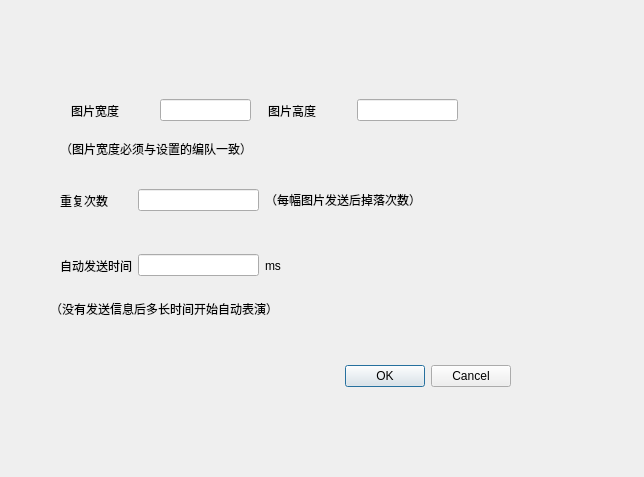
<?xml version="1.0" encoding="UTF-8"?>
<ui version="4.0">
 <class>DrawProDialog</class>
 <widget class="QDialog" name="DrawProDialog">
  <property name="geometry">
   <rect>
    <x>0</x>
    <y>0</y>
    <width>644</width>
    <height>477</height>
   </rect>
  </property>
  <property name="windowTitle">
   <string>初始化设置</string>
  </property>
  <widget class="QDialogButtonBox" name="buttonBox">
   <property name="geometry">
    <rect>
     <x>170</x>
     <y>360</y>
     <width>341</width>
     <height>32</height>
    </rect>
   </property>
   <property name="orientation">
    <enum>Qt::Horizontal</enum>
   </property>
   <property name="standardButtons">
    <set>QDialogButtonBox::Cancel|QDialogButtonBox::Ok</set>
   </property>
  </widget>
  <widget class="QLabel" name="label_5">
   <property name="geometry">
    <rect>
     <x>60</x>
     <y>140</y>
     <width>421</width>
     <height>18</height>
    </rect>
   </property>
   <property name="text">
    <string>（图片宽度必须与设置的编队一致）</string>
   </property>
  </widget>
  <widget class="QWidget" name="layoutWidget">
   <property name="geometry">
    <rect>
     <x>60</x>
     <y>90</y>
     <width>411</width>
     <height>41</height>
    </rect>
   </property>
   <layout class="QHBoxLayout" name="horizontalLayout">
    <item>
     <widget class="QLabel" name="label">
      <property name="maximumSize">
       <size>
        <width>72</width>
        <height>16777215</height>
       </size>
      </property>
      <property name="text">
       <string>图片宽度</string>
      </property>
     </widget>
    </item>
    <item>
     <widget class="QLineEdit" name="lineEdit">
      <property name="maximumSize">
       <size>
        <width>91</width>
        <height>16777215</height>
       </size>
      </property>
     </widget>
    </item>
    <item>
     <widget class="QLabel" name="label_2">
      <property name="maximumSize">
       <size>
        <width>72</width>
        <height>16777215</height>
       </size>
      </property>
      <property name="text">
       <string>图片高度</string>
      </property>
     </widget>
    </item>
    <item>
     <widget class="QLineEdit" name="lineEdit_2">
      <property name="maximumSize">
       <size>
        <width>101</width>
        <height>16777215</height>
       </size>
      </property>
     </widget>
    </item>
   </layout>
  </widget>
  <widget class="QWidget" name="layoutWidget">
   <property name="geometry">
    <rect>
     <x>60</x>
     <y>180</y>
     <width>451</width>
     <height>41</height>
    </rect>
   </property>
   <layout class="QHBoxLayout" name="horizontalLayout_2">
    <item>
     <widget class="QLabel" name="label_3">
      <property name="maximumSize">
       <size>
        <width>72</width>
        <height>16777215</height>
       </size>
      </property>
      <property name="text">
       <string>重复次数</string>
      </property>
     </widget>
    </item>
    <item>
     <widget class="QLineEdit" name="lineEdit_3">
      <property name="maximumSize">
       <size>
        <width>121</width>
        <height>16777215</height>
       </size>
      </property>
     </widget>
    </item>
    <item>
     <widget class="QLabel" name="label_4">
      <property name="maximumSize">
       <size>
        <width>16777215</width>
        <height>18</height>
       </size>
      </property>
      <property name="text">
       <string>（每幅图片发送后掉落次数）</string>
      </property>
     </widget>
    </item>
   </layout>
  </widget>
  <widget class="QLabel" name="label_7">
   <property name="geometry">
    <rect>
     <x>50</x>
     <y>300</y>
     <width>342</width>
     <height>18</height>
    </rect>
   </property>
   <property name="maximumSize">
    <size>
     <width>16777215</width>
     <height>18</height>
    </size>
   </property>
   <property name="text">
    <string>（没有发送信息后多长时间开始自动表演）</string>
   </property>
  </widget>
  <widget class="QWidget" name="layoutWidget">
   <property name="geometry">
    <rect>
     <x>60</x>
     <y>250</y>
     <width>241</width>
     <height>31</height>
    </rect>
   </property>
   <layout class="QHBoxLayout" name="horizontalLayout_3">
    <item>
     <widget class="QLabel" name="label_6">
      <property name="maximumSize">
       <size>
        <width>72</width>
        <height>16777215</height>
       </size>
      </property>
      <property name="text">
       <string>自动发送时间</string>
      </property>
     </widget>
    </item>
    <item>
     <widget class="QLineEdit" name="lineEdit_4">
      <property name="maximumSize">
       <size>
        <width>121</width>
        <height>16777215</height>
       </size>
      </property>
     </widget>
    </item>
    <item>
     <widget class="QLabel" name="label_8">
      <property name="text">
       <string>ms</string>
      </property>
     </widget>
    </item>
   </layout>
  </widget>
 </widget>
 <resources/>
 <connections>
  <connection>
   <sender>buttonBox</sender>
   <signal>accepted()</signal>
   <receiver>DrawProDialog</receiver>
   <slot>accept()</slot>
   <hints>
    <hint type="sourcelabel">
     <x>248</x>
     <y>254</y>
    </hint>
    <hint type="destinationlabel">
     <x>157</x>
     <y>274</y>
    </hint>
   </hints>
  </connection>
  <connection>
   <sender>buttonBox</sender>
   <signal>rejected()</signal>
   <receiver>DrawProDialog</receiver>
   <slot>reject()</slot>
   <hints>
    <hint type="sourcelabel">
     <x>316</x>
     <y>260</y>
    </hint>
    <hint type="destinationlabel">
     <x>286</x>
     <y>274</y>
    </hint>
   </hints>
  </connection>
 </connections>
</ui>
